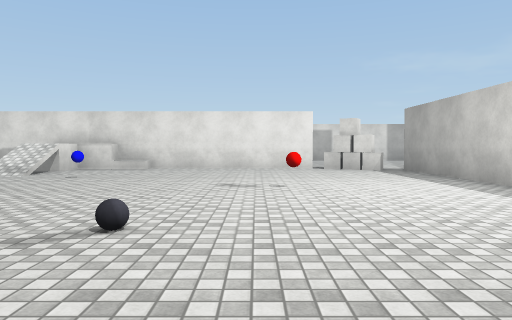
View 1 (above)

19 first-person views from a walk through a Unity game level. The camera is 1.3 m above the floor, tilts 2° down and sees 70° across. The floor is counted in squares, 2 m on a side. Each view is taken from the middle of a square. On the plan, view 1 faces up. The plan holds only what a view shows up to about 11 squares ahead; the rest is blank. The player is left out. Surface patterns are stand-ins for the level's own textures.

View 2
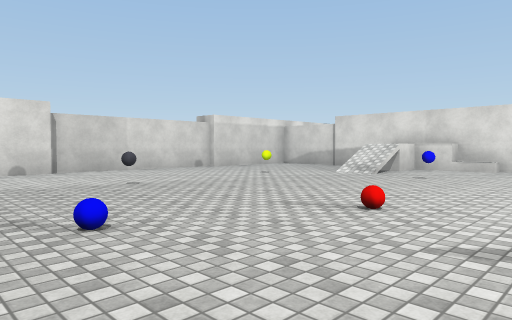

View 3
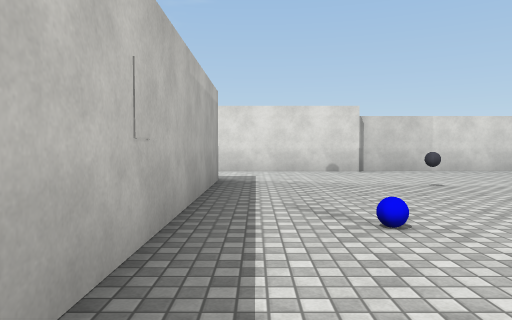

View 4
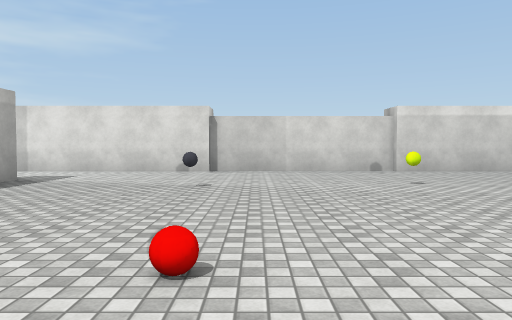

View 5
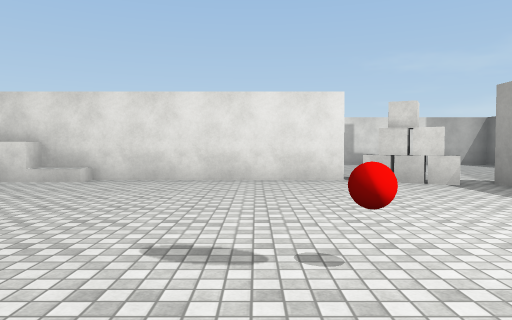

View 6
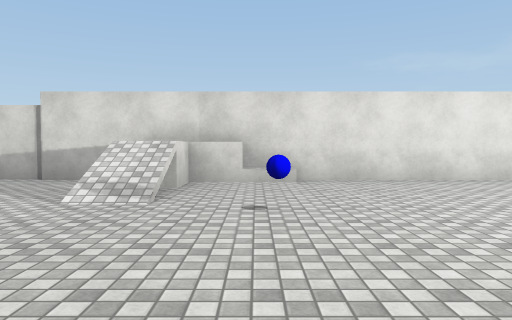

View 7
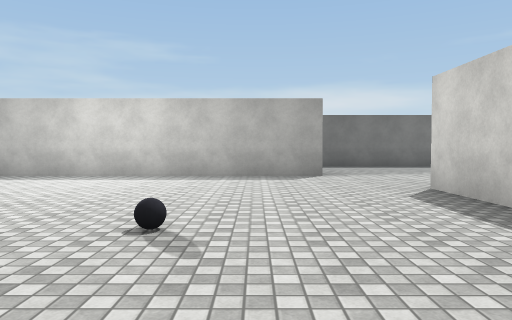

View 8
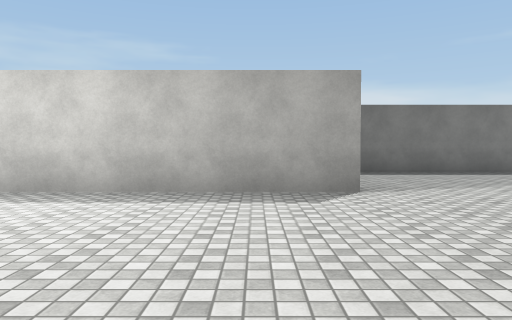

View 9
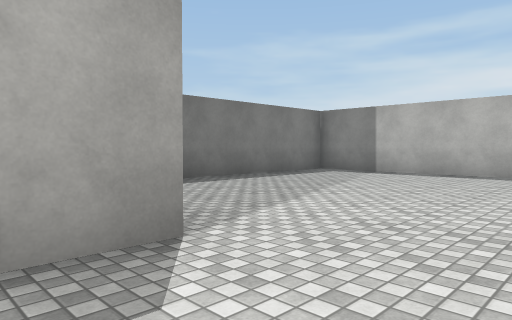

View 10
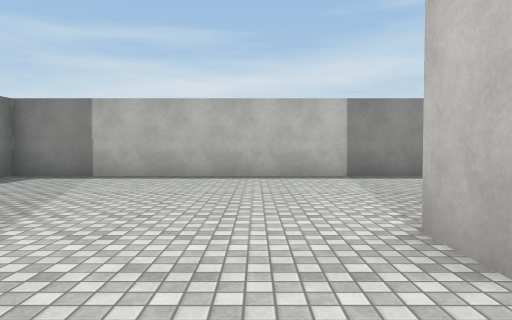

View 11
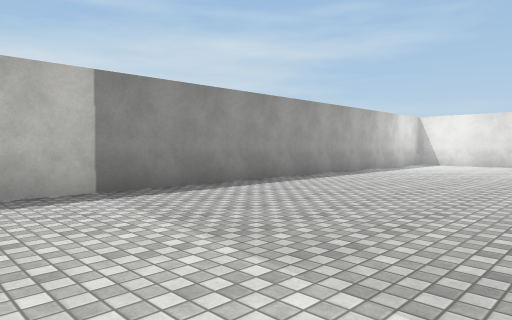

View 12
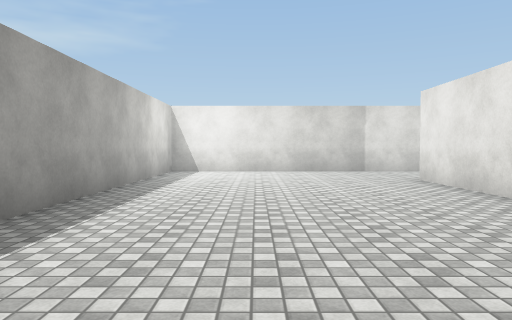

View 13
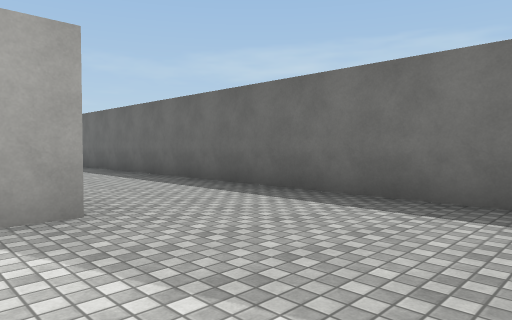

View 14
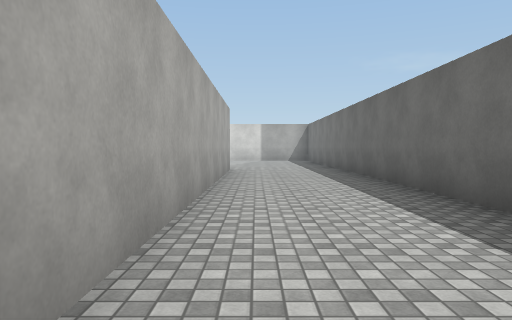

View 15
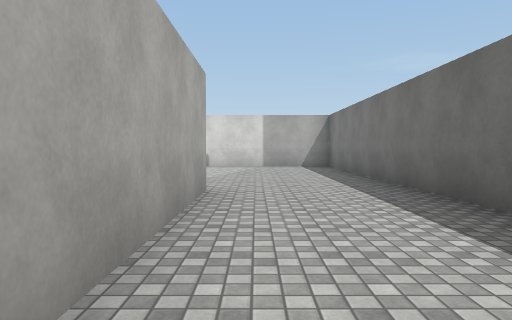

View 16
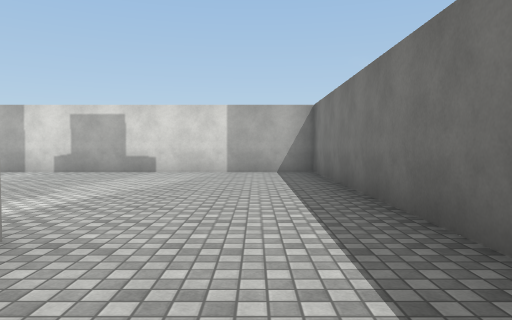

View 17
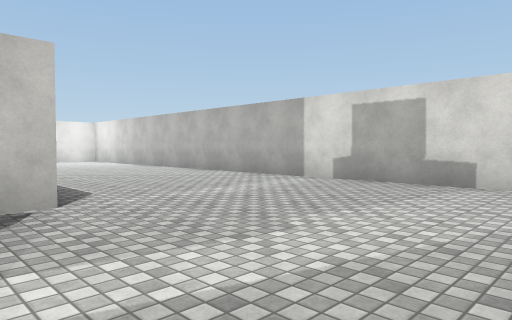

View 18
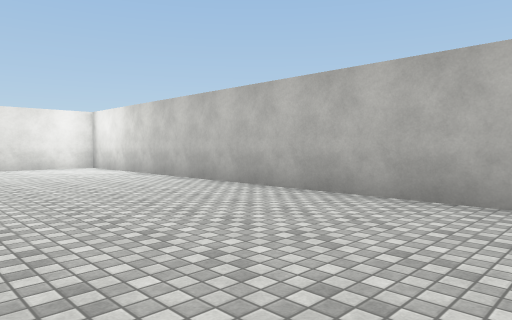

View 19
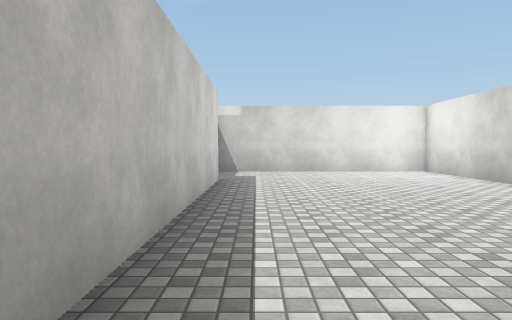

### Floor plan
Points are (right, up) in squares from view 1. A wall is a line through its corners. A room is listed if a view was taken in it or the views show most of it. See-through windows are left out.
Room 1 (views 1, 2, 3, 4, 5, 6, 7, 8, 9, 10)
walls: (-2.5, -0.7) (-2, -0.7); (-0.1, -0.7) (1.7, -0.7) (1.7, -1.8); (1.2, 11.3) (-9.2, 11.3); (-8.4, -0.7) (-4.4, -0.7); (-10.7, 2.9) (-10.7, -1.6); (-11, 7.9) (-11, 2.8); (4.2, 0.4) (4.2, 10.5); (-10.7, 10.9) (-10.7, 7.8)
ways out: opening at (-9.5, -1) to room 2; opening at (3, 0) to room 2; opening at (3.5, 10.5) to room 2
objects: ball (-7, 3); ball (-7, 7); blue ball (-4, 1); blue ball (-4, 8); block (-4, 11); red ball (-3, 4); ball (-1, 3); red ball (1, 6); other object (2, 11) to (3, 11)
Room 2 (views 11, 12, 13, 14, 15, 16, 17, 18, 19)
walls: (5.4, 0.5) (4.5, 0.5); (5.3, 10.5) (5.3, 1); (1.7, 12.4) (1.7, 11.6); (-5.6, -1.7) (-8.2, -1.7); (-8.4, 12.3) (-2, 12.3); (-10.7, -1.6) (-10.7, -7.3) (8.5, -7.3) (8.5, 17.5) (-10.7, 17.5) (-10.7, 12)
ways out: opening at (-9.5, -1) to room 1; opening at (3, 0) to room 1; opening at (3.5, 10.5) to room 1

Where each view was taken, in squares from view 1:
view 1: 0 up, 0 right, facing up
view 2: 0 up, 1 left, facing up-left
view 3: 0 up, 1 left, facing left
view 4: 4 up, 1 left, facing left
view 5: 4 up, 0 right, facing up
view 6: 4 up, 4 left, facing up
view 7: 2 up, 4 left, facing right
view 8: 2 up, 1 left, facing right
view 9: 2 up, 2 right, facing down-right
view 10: 1 up, 3 right, facing down
view 11: 2 down, 3 right, facing down-left
view 12: 5 down, 1 left, facing left
view 13: 3 down, 4 right, facing up-right
view 14: 0 up, 6 right, facing up
view 15: 5 up, 6 right, facing up
view 16: 8 up, 7 right, facing up
view 17: 11 up, 6 right, facing up-left
view 18: 13 up, 1 right, facing up-left
view 19: 13 up, 1 left, facing left
